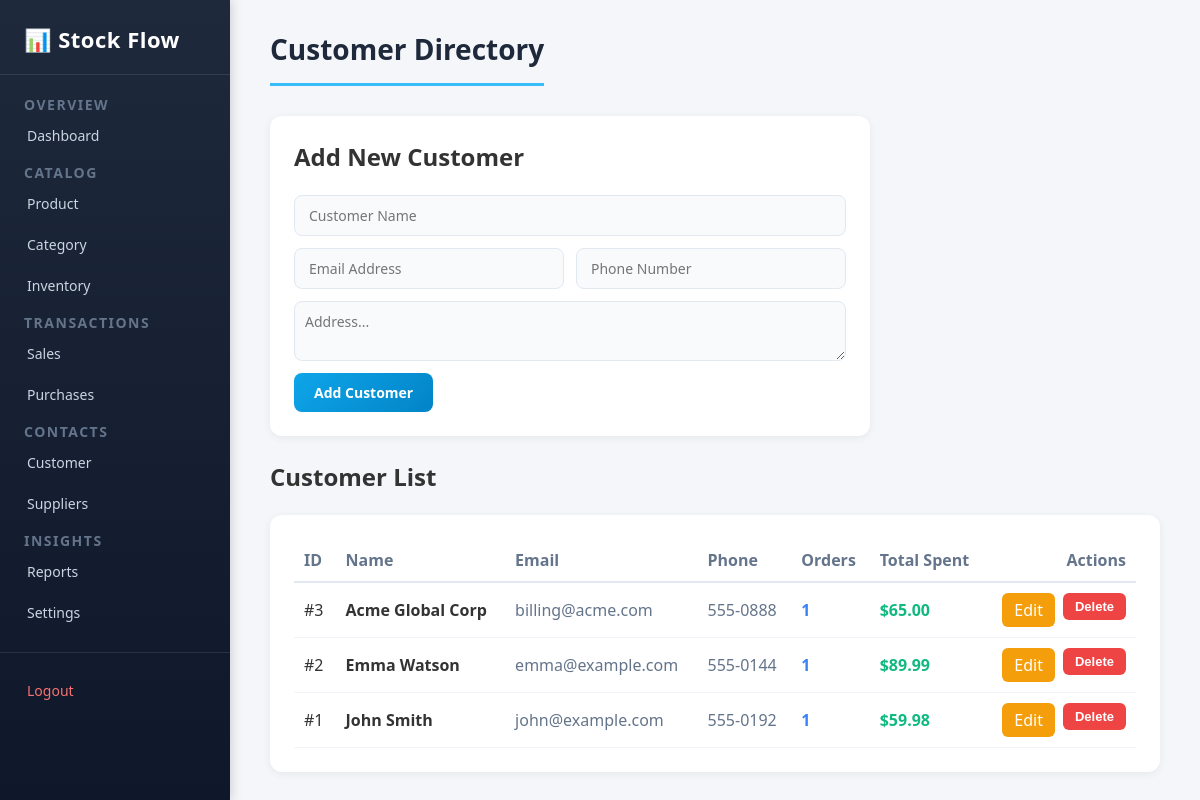
Screenshot of /_backup_original/pages/customers.php (signed in) with the database file from the repository.
### tables this page shows
CREATE TABLE IF NOT EXISTS `customers` (
    `id` INT AUTO_INCREMENT PRIMARY KEY,
    `name` VARCHAR(100) NOT NULL,
    `email` VARCHAR(100) NULL,
    `phone` VARCHAR(30) NULL,
    `address` TEXT NULL,
    `created_at` TIMESTAMP DEFAULT CURRENT_TIMESTAMP
);

### _backup_original/pages/customers.php (the view, shortened to what this page needs)
<?php
require_once __DIR__ . '/../includes/header.php';
$edit_cust = null;
$customers = [];
if ($pdo !== null) {
    $stmt = $pdo->query("SELECT c.*, COUNT(s.id) AS total_orders, COALESCE(SUM(s.total_amount), 0) AS total_spent
                         FROM customers c
                         LEFT JOIN sales s ON c.id = s.customer_id
                         GROUP BY c.id
                         ORDER BY c.id DESC");
    $customers = $stmt->fetchAll();
}
?>
<h1>Customer Directory</h1>
<div class="form-card" style="max-width: 600px;">
    <h2><?php echo $edit_cust ? 'Edit Customer' : 'Add New Customer'; ?></h2>
    <br>
    <form method="POST" action="customers.php" id="todoForm">
        <input type="text" name="name" placeholder="Customer Name" value="<?php echo htmlspecialchars($edit_cust['name'] ?? ''); ?>" required>
        <div style="display: grid; grid-template-columns: 1fr 1fr; gap: 12px;">
            <input type="email" name="email" placeholder="Email Address" value="<?php echo htmlspecialchars($edit_cust['email'] ?? ''); ?>">
            <input type="text" name="phone" placeholder="Phone Number" value="<?php echo htmlspecialchars($edit_cust['phone'] ?? ''); ?>">
        </div>
        <textarea name="address" placeholder="Address..." rows="2" style="width: 100%; padding: 10px; border-radius: 8px; border: 1.5px solid #e2e8f0; font-family: inherit;"><?php echo htmlspecialchars($edit_cust['address'] ?? ''); ?></textarea>
        <div style="display: flex; gap: 10px;">
            <button type="submit" id="submit"><?php echo $edit_cust ? 'Update Customer' : 'Add Customer'; ?></button>
        </div>
    </form>
</div>
<h2>Customer List</h2>
<br>
<div class="form-card" style="max-width: 100%;">
    <table style="width: 100%; border-collapse: collapse; text-align: left;">
        <thead>
            <tr style="border-bottom: 2px solid #e2e8f0; color: #64748b;">
                <th style="padding: 10px;">ID</th>
                <th style="padding: 10px;">Name</th>
                <th style="padding: 10px;">Email</th>
                <th style="padding: 10px;">Phone</th>
                <th style="padding: 10px;">Orders</th>
                <th style="padding: 10px;">Total Spent</th>
                <th style="padding: 10px; text-align: right;">Actions</th>
            </tr>
        </thead>
        <tbody>
            <?php if (empty($customers)): ?>
                <tr>
                    <td colspan="7" style="padding: 15px; color: #64748b;">No customers added yet.</td>
                </tr>
            <?php else: ?>
                <?php foreach ($customers as $c): ?>
                    <tr style="border-bottom: 1px solid #f1f5f9;">
                        <td style="padding: 10px;">#<?php echo $c['id']; ?></td>
                        <td style="padding: 10px; font-weight: 600;"><?php echo htmlspecialchars($c['name']); ?></td>
                        <td style="padding: 10px; color: #64748b;"><?php echo htmlspecialchars($c['email'] ?? '-'); ?></td>
                        <td style="padding: 10px; color: #64748b;"><?php echo htmlspecialchars($c['phone'] ?? '-'); ?></td>
                        <td style="padding: 10px; font-weight: 600; color: #3b82f6;"><?php echo $c['total_orders']; ?></td>
                        <td style="padding: 10px; color: #10b981; font-weight: 700;">$<?php echo number_format($c['total_spent'], 2); ?></td>
                        <td style="padding: 10px; text-align: right;">
                            <div class="btn" style="justify-content: flex-end;">
                                <a href="customers.php?edit=<?php echo $c['id']; ?>" class="update" style="padding: 6px 12px; border-radius: 6px; text-decoration: none; display: inline-block;">Edit</a>
                                <form method="POST" action="customers.php" style="display: inline;" onsubmit="return confirm('Are you sure you want to delete this customer?');">
                                    <button type="submit" class="delete">Delete</button>
                                </form>
                            </div>
                        </td>
                    </tr>
                <?php endforeach; ?>
            <?php endif; ?>
        </tbody>
    </table>
</div>
<?php require_once __DIR__ . '/../includes/footer.php'; ?>

### _backup_original/style/style.css (style rules this page uses)
* { margin: 0; padding: 0; box-sizing: border-box; }
body { font-family: 'Segoe UI', Tahoma, Geneva, Verdana, sans-serif; background-color: #f4f6f9; color: #333; min-height: 100vh; }
a { text-decoration: none; color: inherit; }
#rightsidebar > h1 { font-size: 28px; font-weight: 700; color: #1e293b; margin-bottom: 30px; padding-bottom: 15px; border-bottom: 3px solid #38bdf8; display: inline-block; }
.form-card { background: #ffffff; border-radius: 12px; padding: 24px; box-shadow: 0 2px 8px rgba(0, 0, 0, 0.06); margin-bottom: 24px; max-width: 600px; }
#todoForm { display: flex; flex-direction: column; gap: 12px; }
#todoForm input, #todoForm textarea { width: 100%; padding: 10px 14px; font-size: 14px; font-family: inherit; color: #1e293b; background: #f8fafc; border: 1.5px solid #e2e8f0; border-radius: 8px; outline: none; transition: border-color 0.2s ease; }
#submit { padding: 10px 20px; font-size: 14px; font-weight: 600; font-family: inherit; color: #ffffff; background: linear-gradient(135deg, #0ea5e9 0%, #0284c7 100%); border: none; border-radius: 8px; cursor: pointer; transition: transform 0.2s ease, box-shadow 0.2s ease; align-self: flex-start; }
.btn { display: flex; gap: 8px; }
.btn button { padding: 6px 12px; font-size: 13px; font-weight: 600; border: none; border-radius: 6px; cursor: pointer; transition: background 0.2s ease; }
.update { background-color: #f59e0b; color: #ffffff; }
.delete { background-color: #ef4444; color: #ffffff; }

### rows the page displays
customers: id "3", name "Acme Global Corp", email "billing@acme.com", phone "555-0888", total_orders "1", total_spent "65.00"
customers: id "2", name "Emma Watson", email "emma@example.com", phone "555-0144", total_orders "1", total_spent "89.99"
customers: id "1", name "John Smith", email "john@example.com", phone "555-0192", total_orders "1", total_spent "59.98"
